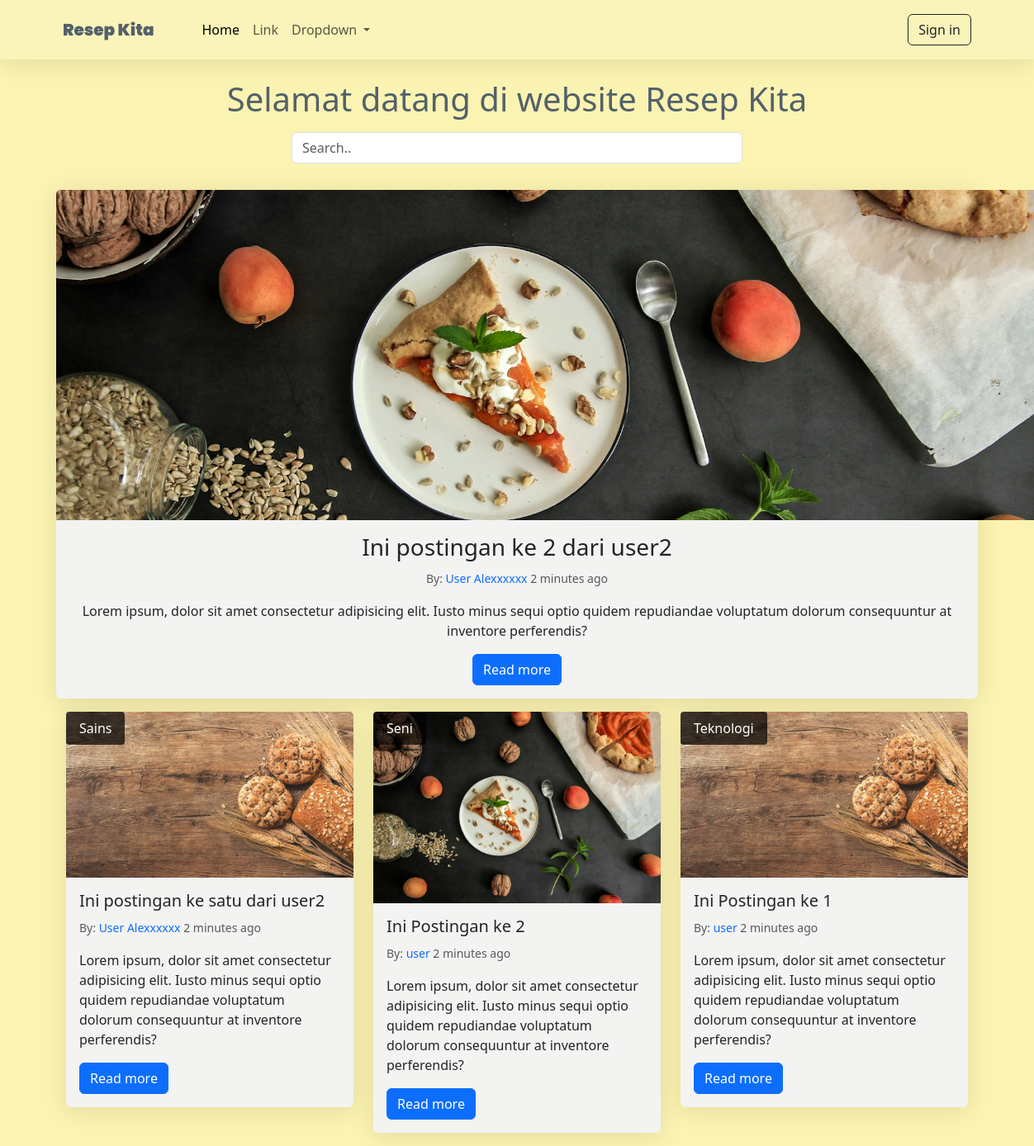
The page / on the database its author committed.
### tables this page shows
CREATE TABLE `posts` (
  `id_post` int NOT NULL,
  `id_category` int DEFAULT NULL,
  `id_user` int DEFAULT NULL,
  `title` varchar(255) NOT NULL,
  `image` varchar(255) DEFAULT NULL,
  `excerpt` text,
  `body` text,
  `created_at` timestamp NULL DEFAULT CURRENT_TIMESTAMP,
  `updated_at` timestamp NULL DEFAULT CURRENT_TIMESTAMP ON UPDATE CURRENT_TIMESTAMP
);

CREATE TABLE `users` (
  `id_user` int NOT NULL,
  `name_user` varchar(255) NOT NULL,
  `username` varchar(255) NOT NULL,
  `email` varchar(255) NOT NULL,
  `password` varchar(255) NOT NULL,
  `role` varchar(10) DEFAULT 'user'
);

CREATE TABLE `categories` (
  `id_category` int NOT NULL,
  `name_category` varchar(255) NOT NULL
);

### i-controller.php (called while the page is built, shortened)
<?php
function query($sql) {
    $conn = open_connection();
    $result = mysqli_query($conn, $sql) or die(mysqli_error($conn));
    $rows = [];
    while($row = mysqli_fetch_assoc($result)) {
        $rows[] = $row;
    };
    return $rows;
}
?>

### index.php (the view, shortened to what this page needs)
<?php
require 'i-controller.php';
$post = query("SELECT posts.*, categories.name_category, users.name_user
              FROM posts
              JOIN categories ON posts.id_category = categories.id_category
              JOIN users ON posts.id_user = users.id_user
              ORDER BY created_at DESC");
$first_post = array_shift($post);
?>
<!doctype html>
<html lang="en">
<head>
  <link href="https://cdn.jsdelivr.net/npm/bootstrap@5.3.3/dist/css/bootstrap.min.css" rel="stylesheet">
  <link rel="stylesheet" href="resources/css/style.css">
</head>
<body>
  <?php
  include 'navbar.php';
  ?>
  <div class="container mt-4">
    <h1 class="mb-3 text-center">Selamat datang di website Resep Kita</h1>
    <div class="row justify-content-center mb-3">
      <div class="col-md-6">
        <form action="/posts">
          <input type="text" class="form-control mb-3" placeholder="Search.." name="search" value="">
        </form>
      </div>
    </div>
    <div class="card mb-3">
      <div class="img-container">
        <?php if (!empty($first_post['image'])) : ?>
          <img src="assets/img/<?= $first_post['image'] ?>" class="card-img-top" alt="#">
        <?php else : ?>
          <img src="https://source.unsplash.com/1200x400?food" class="card-img-top" alt="#">
        <?php endif; ?>
      </div>
      <div class="card-body text-center">
        <h3 class="card-title"><a href="#" class="text-decoration-none text-dark"><?= $first_post['title'] ?></a></h3>
        <p>
          <small class="text-muted">
            By: <a href="#" class="text-decoration-none"><?= $first_post['name_user'] ?></a>
            2 minutes ago
          </small>
        </p>
        <p class="card-text"><?= $first_post['excerpt'] ?></p>
        <a href="#" class="text-decoration-none btn btn-primary">Read more</a>
      </div>
    </div>
    <div class="container">
      <div class="row">
        <?php foreach ($post as $pst) : ?>
          <div class="col-md-4 mb-3">
            <div class="card">
              <div class="position-absolute px-3 py-2 rounded-1" style="background-color: rgba(0, 0, 0, 0.7)">
                <a href="#" class="text-white text-decoration-none"><?= $pst['name_category'] ?></a>
              </div>
              <?php if (!empty($pst['image'])) : ?>
                <img src="assets/img/<?= $pst['image'] ?>" class="card-img-top" alt="#">
              <?php else : ?>
                <img src="https://source.unsplash.com/500x400?food" class="card-img-top" alt="#">
              <?php endif; ?>
              <div class="card-body">
                <h5 class="card-title"><?= $pst['title'] ?></h5>
                <p>
                  <small class="text-muted">
                    By: <a href="#" class="text-decoration-none"><?= $pst['name_user'] ?></a>
                    2 minutes ago
                  </small>
                </p>
                <p class="card-text"><?= $pst['excerpt'] ?></p>
                <a href="#" class="text-decoration-none btn btn-primary">Read more</a>
              </div>
            </div>
          </div>
        <?php endforeach; ?>
      </div>
    </div>
  </div>
</body>
</html>

### navbar.php (shortened to what this page needs)
<nav class="navbar navbar-expand-lg p-3" style="background:rgba(255, 255, 255, 0.12); box-shadow: 0 4px 30px rgba(0, 0, 0, 0.1);
backdrop-filter: blur(3.1px);">
    <div class="container-fluid mx-lg-5 mx-md-3 mx-sm-3">
        <a class="navbar-brand" style="font-family: Poppins , sans-serif; font-weight: 900; margin-right:50px;" href="#">Resep Kita</a>
        <div class="collapse navbar-collapse" id="navbarSupportedContent">
            <ul class="navbar-nav me-auto mb-4 mb-lg-0">
                <li class="nav-item">
                    <a class="nav-link active" aria-current="page" href="index.php">Home</a>
                </li>
                <li class="nav-item">
                    <a class="nav-link" href="#">Link</a>
                </li>
                <li class="nav-item dropdown">
                    <a class="nav-link dropdown-toggle" href="#" role="button" data-bs-toggle="dropdown" aria-expanded="false">
                        Dropdown
                    </a>
                </li>
            </ul>
            <form class="d-flex ">
                <a class="btn btn-outline-dark" href="login.php">Sign in</a>
            </form>
        </div>
    </div>
</nav>

### assets/css/style.css (style rules this page uses)
body { color: #52616B; background-color: #fbf3b1; }
.navbar-brand { color: #52616B; transition: color 0.3s ease; }
.card { background-color: #f3f3f2; border: none; box-shadow: 0 4px 30px rgba(0, 0, 0, 0.1); }

### index.php (style rules this page uses)
.img-container { width: 1200px; height: 400px; overflow: hidden; }
.img-container img { width: 100%; height: 100%; object-fit: cover; }

### rows shown on the page
posts: image (picture), title "Ini postingan ke 2 dari user2", excerpt "Lorem ipsum, dolor sit amet consectetur adipisicing elit. Iusto minus sequi optio quidem repudiandae voluptatum dolorum consequuntur at inventore perferendis?"
users: name_user "User Alexxxxxx"
posts: id_category.name_category "Sains", image (picture), title "Ini postingan ke satu dari user2", id_user.name_user "User Alexxxxxx", excerpt "Lorem ipsum, dolor sit amet consectetur adipisicing elit. Iusto minus sequi optio quidem repudiandae voluptatum dolorum consequuntur at inventore perferendis?"
posts: id_category.name_category "Seni", image (picture), title "Ini Postingan ke 2", id_user.name_user "user", excerpt "Lorem ipsum, dolor sit amet consectetur adipisicing elit. Iusto minus sequi optio quidem repudiandae voluptatum dolorum consequuntur at inventore perferendis?"
posts: id_category.name_category "Teknologi", image (picture), title "Ini Postingan ke 1", id_user.name_user "user", excerpt "Lorem ipsum, dolor sit amet consectetur adipisicing elit. Iusto minus sequi optio quidem repudiandae voluptatum dolorum consequuntur at inventore perferendis?"
